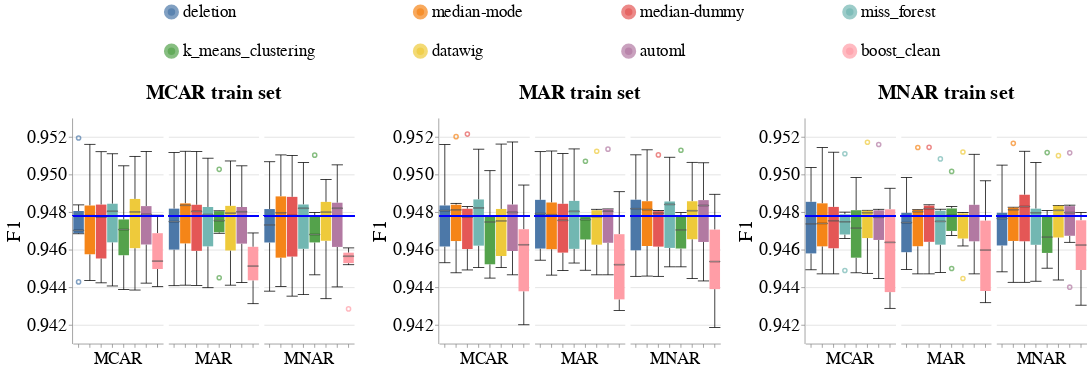

This figure's notebook cell:
### Code cell
create_box_plots_for_diff_imputers_v2(dataset_name=DATASET_NAME,
                                      model_name='lr_clf',
                                      metric_name='f1',
                                      db_client=db_client)

### Figure 1 — Vega-Lite specification as saved in the notebook (floating-point values rounded to 4 significant figures; data arrays with more than 128 entries replaced by an {"elided": "..."} marker saying what was removed)
{"config": {"view": {"continuousWidth": 400, "continuousHeight": 300, "stroke": null}, "axis": {"labelFontSize": 24, "labelFontWeight": "normal", "titleFontSize": 26, "titleFontWeight": "normal"}, "facet": {"spacing": 5}, "header": {"labelFontSize": 22, "labelOrient": "bottom", "labelPadding": 5, "titleFontSize": 26}, "legend": {"columns": 4, "direction": "horizontal", "labelFontSize": 22, "labelLimit": 400, "orient": "top", "symbolOffset": 120, "symbolStrokeWidth": 10, "titleAnchor": "middle", "titleFontSize": 24, "titleLimit": 300}, "title": {"fontSize": 26}}, "hconcat": [{"facet": {"column": {"field": "Test_Injection_Strategy", "sort": ["MCAR", "MAR", "MNAR"], "title": "MCAR train set", "type": "nominal"}}, "spec": {"layer": [{"mark": {"type": "boxplot", "median": {"stroke": "black", "strokeWidth": 0.7}, "ticks": true}, "encoding": {"color": {"field": "Null_Imputer_Name", "sort": ["deletion", "median-mode", "median-dummy", "miss_forest", "k_means_clustering", "datawig", "automl", "boost_clean"], "title": null, "type": "nominal"}, "x": {"axis": {"labels": false}, "field": "Null_Imputer_Name", "sort": ["deletion", "median-mode", "median-dummy", "miss_forest", "k_means_clustering", "datawig", "automl", "boost_clean"], "title": null, "type": "nominal"}, "y": {"field": "Metric_Value", "scale": {"zero": false}, "title": "F1", "type": "quantitative"}}}, {"mark": "rule", "encoding": {"color": {"value": "blue"}, "size": {"value": 2}, "y": {"field": "Baseline_Median", "type": "quantitative"}}}], "width": 120}}, {"data": {"name": "data-5dc54abc0279097f46cbf4284345b94c"}, "facet": {"column": {"field": "Test_Injection_Strategy", "sort": ["MCAR", "MAR", "MNAR"], "title": "MAR train set", "type": "nominal"}}, "spec": {"layer": [{"mark": {"type": "boxplot", "median": {"stroke": "black", "strokeWidth": 0.7}, "ticks": true}, "encoding": {"color": {"field": "Null_Imputer_Name", "sort": ["deletion", "median-mode", "median-dummy", "miss_forest", "k_means_clustering", "datawig", "automl", "boost_clean"], "title": null, "type": "nominal"}, "x": {"axis": {"labels": false}, "field": "Null_Imputer_Name", "sort": ["deletion", "median-mode", "median-dummy", "miss_forest", "k_means_clustering", "datawig", "automl", "boost_clean"], "title": null, "type": "nominal"}, "y": {"field": "Metric_Value", "scale": {"zero": false}, "title": "F1", "type": "quantitative"}}}, {"mark": "rule", "encoding": {"color": {"value": "blue"}, "size": {"value": 2}, "y": {"field": "Baseline_Median", "type": "quantitative"}}}], "width": 120}}, {"data": {"name": "data-82575f66e72ee5693cf92e231b8dba36"}, "facet": {"column": {"field": "Test_Injection_Strategy", "sort": ["MCAR", "MAR", "MNAR"], "title": "MNAR train set", "type": "nominal"}}, "spec": {"layer": [{"mark": {"type": "boxplot", "median": {"stroke": "black", "strokeWidth": 0.7}, "ticks": true}, "encoding": {"color": {"field": "Null_Imputer_Name", "sort": ["deletion", "median-mode", "median-dummy", "miss_forest", "k_means_clustering", "datawig", "automl", "boost_clean"], "title": null, "type": "nominal"}, "x": {"axis": {"labels": false}, "field": "Null_Imputer_Name", "sort": ["deletion", "median-mode", "median-dummy", "miss_forest", "k_means_clustering", "datawig", "automl", "boost_clean"], "title": null, "type": "nominal"}, "y": {"field": "Metric_Value", "scale": {"zero": false}, "title": "F1", "type": "quantitative"}}}, {"mark": "rule", "encoding": {"color": {"value": "blue"}, "size": {"value": 2}, "y": {"field": "Baseline_Median", "type": "quantitative"}}}], "width": 120}}], "data": {"name": "data-6ba8405101375000c746ea890cf7bfe8"}, "resolve": {"scale": {"y": "shared"}}, "$schema": "https://vega.github.io/schema/vega-lite/v4.17.0.json", "datasets": {"data-6ba8405101375000c746ea890cf7bfe8": {"elided": "144 records"}, "data-5dc54abc0279097f46cbf4284345b94c": {"elided": "144 records"}, "data-82575f66e72ee5693cf92e231b8dba36": {"elided": "144 records"}}}
